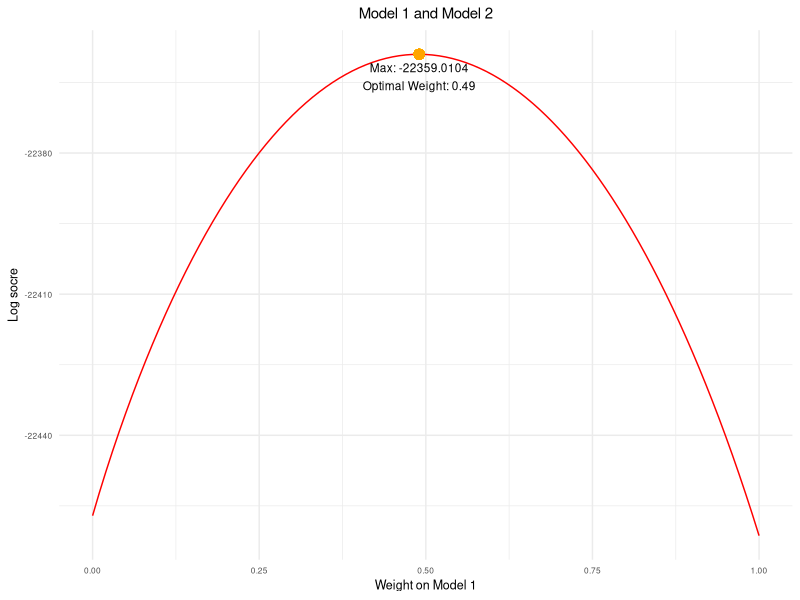
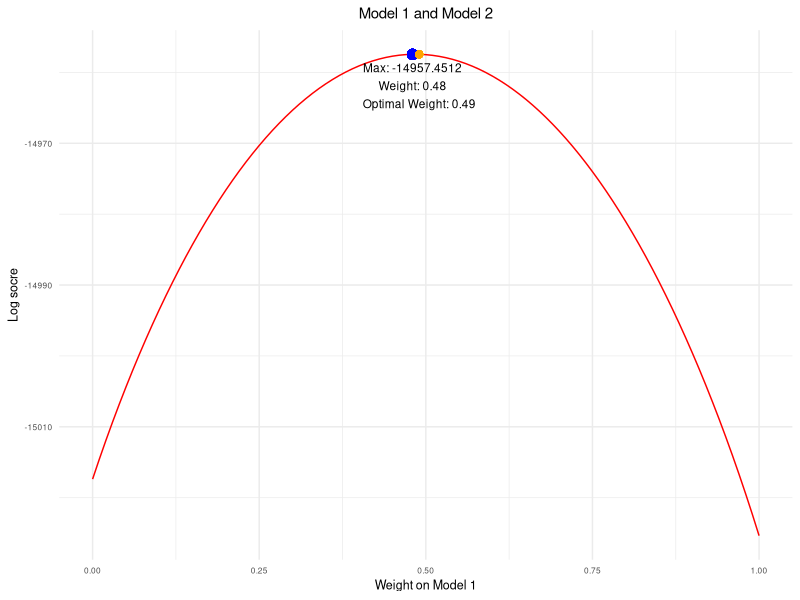

The R script that drew these images, in order:

library(tidyverse)
library(dplyr)
library(mvtnorm)

set.seed(12345678)
N = 10000

beta0 <- 1
beta1 <- 3
beta2 <- 3
Beta <- matrix(c(beta1, beta2), nrow = 2)
X_varcov <- matrix(c(1,0.7,0.7,1), ncol = 2)
X <- rmvnorm(N, mean = c(0,0), sigma = X_varcov)
error <- rnorm(N, 5, 10)

# The True Model
Y <- beta0 + X%*%Beta + error

Data <- cbind(Y,X)
colnames(Data) <- c('y','x1','x2')
Data <- Data |> as_tibble() |> mutate(row = (1:N))

# Split the dataset (60% and 40%)
# In-sample
train <- Data |> filter(row <= nrow(Data)*.6) |> select(1:3)
R <- nrow(train)
# Out-of-sample
test <- Data |> filter(row > nrow(Data)*.6) |> select(1:3)
P <- nrow(test)



# Assumed Models
fit1 <- lm(y ~ x1, train)
fit1_coef <- fit1$coefficients

fit1_mean <- fit1_coef[1] + fit1_coef[2]*train$x1
fit1_sd <- sd(fit1$residuals)

fit1_pd <- numeric(R) |> as.numeric()
for (j in 1:R) {
  fit1_pd[j] <- dnorm(train[[j,1]], fit1_mean[j], fit1_sd)
}
fit1_LS <- sum(log(fit1_pd))
fit1_LS
# -22461.34


fit1_mean_test <- fit1_coef[1] + fit1_coef[2]*test$x1
fit1_pd_test <- numeric(P) |> as.numeric()
for (j in 1:P) {
  fit1_pd_test[j] <- dnorm(test[[j,1]], fit1_mean_test[j], fit1_sd)
}
fit1_LS_test <- sum(log(fit1_pd_test))
fit1_LS_test
# -15025.35





fit2 <- lm(y ~ x2, train)
fit2_coef <- fit2$coefficients

fit2_mean <- fit2_coef[1] + fit2_coef[2]*train$x2
fit2_sd <- sd(fit2$residuals)

fit2_pd <- numeric(R) |> as.numeric()
for (j in 1:R) {
  fit2_pd[j] <- dnorm(train[[j,1]], fit2_mean[j], fit2_sd)
}
fit2_LS <- sum(log(fit2_pd))
fit2_LS
# -22385.71


fit2_mean_test <- fit2_coef[1] + fit2_coef[2]*test$x2
fit2_pd_test <- numeric(P) |> as.numeric()
for (j in 1:P) {
  fit2_pd_test[j] <- dnorm(test[[j,1]], fit2_mean_test[j], fit2_sd)
}
fit2_LS_test <- sum(log(fit2_pd_test))
fit2_LS_test
# -14970.6





w <- seq(from = 0, to = 1, by = 0.01)

# In-sample
pool_train <- numeric(length(w)) |> as.numeric()
for (j in 1:length(w)) {
  pool_train[j] <-  sum(log(w[j]*fit1_pd + (1-w[j])*fit2_pd))
}

comb <- cbind(w,pool_train) |> as_tibble()
optimal <- comb |> filter(pool_train == max(comb$pool_train))

comb |> ggplot(aes(w, pool_train)) +
  geom_line(color = "red") +
  labs(title = "Model 1 and Model 2",
       x = "Weight on Model 1",
       y = "Log socre") +
  theme_minimal() +
  theme(plot.title = element_text(hjust = 0.5),
        title = element_text(size = 9),
        axis.text = element_text(size = 6)) +
  annotate("text", x = optimal[[1]], y = optimal[[2]],
           label = paste0("Max: ", round(optimal[[2]],4)), vjust = 2, size = 3) +
  annotate("text", x = optimal[[1]], y = optimal[[2]],
           label = paste0("Optimal Weight: ", round(optimal[[1]],4)), vjust = 4, size = 3) +
  geom_point(aes(x = optimal[[1]], y = optimal[[2]]), size = 3, color = "orange")



# Out-of-sample
pool_test <- numeric(length(w)) |> as.numeric()
for (j in 1:length(w)) {
  pool_test[j] <-  sum(log(w[j]*fit1_pd_test + (1-w[j])*fit2_pd_test))
}

comb <- cbind(w,pool_test) |> as_tibble()
weight <- comb |> filter(pool_test == max(comb$pool_test))
LS_comb <- comb |> filter(w == optimal[[1]]) |> select(pool_test) |> as.numeric()

comb |> ggplot(aes(w, pool_test)) +
  geom_line(color = "red") +
  labs(title = "Model 1 and Model 2",
       x = "Weight on Model 1",
       y = "Log socre") +
  theme_minimal() +
  theme(plot.title = element_text(hjust = 0.5),
        title = element_text(size = 9),
        axis.text = element_text(size = 6)) +
  annotate("text", x = weight[[1]], y = weight[[2]],
           label = paste0("Max: ", round(weight[[2]],4)), vjust = 2, size = 3) +
  annotate("text", x = weight[[1]], y = weight[[2]],
           label = paste0("Weight: ", round(weight[[1]],4)), vjust = 4, size = 3) +
  geom_point(aes(x = weight[[1]], y = weight[[2]]), size = 3, color = "blue") +
  geom_point(aes(x = optimal[[1]], y =  LS_comb), size = 2, color = "orange") +
  annotate("text", x = optimal[[1]], y = LS_comb,
           label = paste0("Optimal Weight: ", round(optimal[[1]],4)), vjust = 6, size = 3)








